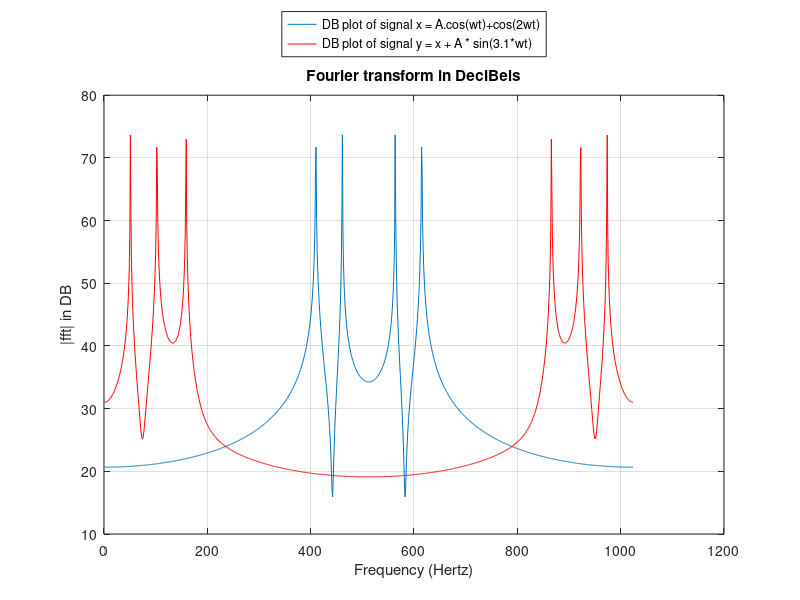

Here is the MATLAB script that generated this plot:
%%6) Define a new signal y = x + A * sin(3.1*wt) for the same w
%%Repeat steps 2 through 5 for y
%%Plot both dB plots on the same graph, using hold on and different colours; Use pause() command to wait between steps.
%%Extra credit, change the length of this signal, and TIME the FFT to see N*log(N) behavior if possible

clear all;
clc;

display('Executing assignment question (2)...');

%% Create a function to define the required signal
%%%%%%%%%%%%%%%%%%%%%%%%%%%%%%%%%%%%%%%%%%%%%%%%%%%%%%%%%%
define_signal = @(A,w,t) A*(cos(w*t)+cos(2*w*t));
define_signal_y = @(x,A,w,t) x + (A * sin(3.1*w*t));
%%%%%%%%%%%%%%%%%%%%%%%%%%%%%%%%%%%%%%%%%%%%%%%%%%%%%%%%%

% Value of Amplitude(A) is 10
A = 10;

% Time varies in steps of 0.01 as given,
t = [1:0.01:1000];

% omega will be input by the user, for now just declare it
user_w = input('Enter the value of frequency  [1 3 5 7] : ');

user_w = 2*pi*user_w;

% Define a cosine signal as given in the question
x = define_signal(A, user_w, t);
y = define_signal_y(x, A, user_w, t);

display ('Successfully defined the signal y = x + (A * sin(3.1*w*t) for the given frequency.');


%Signal has been defined, now we perform step -2 which is to plot
    %Set grid and zoom on
    grid on;
    zoom on;

    %Plot the signal
    plot(t,y);
    %Set the axis labels for the plot
    xlabel('time (seconds)');
    ylabel('Amplitude');
    title('Plot of the requested signal ');

display ('Successfully plotted the signal.');

%Wait before showing the next output
pause

%Now performing step - 3.
%Take Fourier Transform, show the peak

%We take 1024 because the sample rate should be power of 2
f = fft(y, 1024);
x_vec = 1024*linspace(0,1,1024);

plot (x_vec, abs(f(1:1024)));

grid on;
zoom on;

%Set the axis labels for the plot
xlabel('Frequency (Hertz)');
ylabel('Absolute values of Fourier transform');
title('Fourier transform with sampling frequency of 1000 Hz');
 
pause

%Show the peak of the transform
plot (max(abs(f(1:1024))), '*', 'MarkerSize', 15);

grid on;
zoom on;

%Set the axis labels for the plot
xlabel('Frequency (Hertz)');
ylabel('Peak of the Fourier Transform');
title('Fourier transform with sampling frequency of 1000 Hz');
 
display ('Successfully shown the peak of the signal');

%Doing step - 4.  Bring any peak to the center using fftshift
pause

%Take the fftshift of f
fp = fftshift(abs(f));

%Plot the transform with fftshift
plot(x_vec, fp);

grid on;
zoom on;

%Set the axis labels for the plot
xlabel('Frequency (Hertz)');
ylabel('|fft|');
title('Fourier transform showing the peaks shifted to the center');

%Now performing step-5. Take 20*log10(abs()) to show dB
pause

fb = 20*log10(abs(f));

%Plot the transform in DB
plot(x_vec, fb);

grid on;
zoom on;

%Set the axis labels for the plot
xlabel('Frequency (Hertz)');
ylabel('|fft| in DB');
title('Fourier transform in DeciBels');

%Now plotting the DB plots on the same graph
pause;
%Finding the db plot of the signal x
%We take 1024 because the sample rate should be power of 2
f = fft(x, 1024);
x_vec = 1024*linspace(0,1,1024);

%First take the fftshift
f = fftshift(abs(f));

%And then take the log show DB plot
f = 20*log10(abs(f));

%Plot the transform in DB
plot(x_vec, f);

grid on;
zoom on;
hold on;

plot(x_vec,fb,'r');

%Set the axis labels for the plot
xlabel('Frequency (Hertz)');
ylabel('|fft| in DB');
title('Fourier transform in DeciBels');
legend('DB plot of signal x = A.cos(wt)+cos(2wt)','DB plot of signal y = x + A * sin(3.1*wt)','Location','NorthOutside');

display('Successfully performed the assignment question 6');



%%%%End of Program%%%%%
